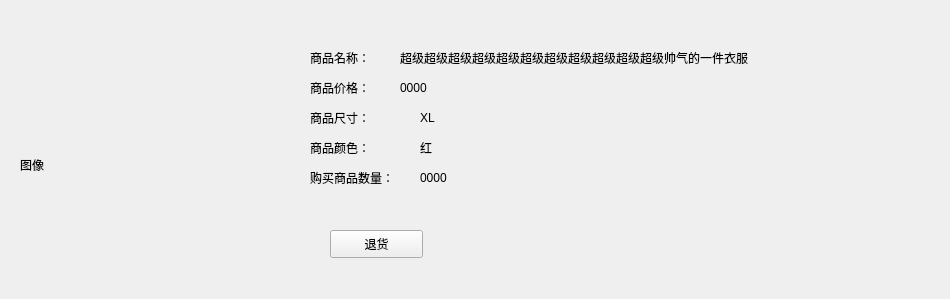
   <widget class="QWidget" name="pageAfterSaleClothOperator">
    <widget class="QLabel" name="label_58">
     <property name="geometry">
      <rect>
       <x>310</x>
       <y>50</y>
       <width>72</width>
       <height>15</height>
      </rect>
     </property>
     <property name="text">
      <string>商品名称：</string>
     </property>
    </widget>
    <widget class="QLabel" name="labelAfterSaleClothName">
     <property name="geometry">
      <rect>
       <x>400</x>
       <y>50</y>
       <width>541</width>
       <height>16</height>
      </rect>
     </property>
     <property name="text">
      <string>超级超级超级超级超级超级超级超级超级超级超级帅气的一件衣服</string>
     </property>
    </widget>
    <widget class="QLabel" name="label_60">
     <property name="geometry">
      <rect>
       <x>310</x>
       <y>80</y>
       <width>72</width>
       <height>15</height>
      </rect>
     </property>
     <property name="text">
      <string>商品价格：</string>
     </property>
    </widget>
    <widget class="QLabel" name="labelAfterSaleClothPrice">
     <property name="geometry">
      <rect>
       <x>400</x>
       <y>80</y>
       <width>72</width>
       <height>15</height>
      </rect>
     </property>
     <property name="text">
      <string>0000</string>
     </property>
    </widget>
    <widget class="QLabel" name="label_63">
     <property name="geometry">
      <rect>
       <x>310</x>
       <y>110</y>
       <width>72</width>
       <height>15</height>
      </rect>
     </property>
     <property name="text">
      <string>商品尺寸：</string>
     </property>
    </widget>
    <widget class="QLabel" name="label_64">
     <property name="geometry">
      <rect>
       <x>310</x>
       <y>140</y>
       <width>72</width>
       <height>15</height>
      </rect>
     </property>
     <property name="text">
      <string>商品颜色：</string>
     </property>
    </widget>
    <widget class="QLabel" name="label_65">
     <property name="geometry">
      <rect>
       <x>310</x>
       <y>170</y>
       <width>111</width>
       <height>16</height>
      </rect>
     </property>
     <property name="text">
      <string>购买商品数量：</string>
     </property>
    </widget>
    <widget class="QLabel" name="labelAfterSaleClothBuyNumber">
     <property name="geometry">
      <rect>
       <x>420</x>
       <y>170</y>
       <width>72</width>
       <height>15</height>
      </rect>
     </property>
     <property name="text">
      <string>0000</string>
     </property>
    </widget>
    <widget class="QLabel" name="labelAfterSaleClothColor">
     <property name="geometry">
      <rect>
       <x>420</x>
       <y>140</y>
       <width>72</width>
       <height>15</height>
      </rect>
     </property>
     <property name="text">
      <string>红</string>
     </property>
    </widget>
    <widget class="QLabel" name="labelAfterSaleClothSize">
     <property name="geometry">
      <rect>
       <x>420</x>
       <y>110</y>
       <width>72</width>
       <height>15</height>
      </rect>
     </property>
     <property name="text">
      <string>XL</string>
     </property>
    </widget>
    <widget class="QPushButton" name="pushButtonClothSalesReturn">
     <property name="geometry">
      <rect>
       <x>330</x>
       <y>230</y>
       <width>93</width>
       <height>28</height>
      </rect>
     </property>
     <property name="text">
      <string>退货</string>
     </property>
    </widget>
    <widget class="QLabel" name="labelAfterSaleClothImage">
     <property name="geometry">
      <rect>
       <x>20</x>
       <y>40</y>
       <width>250</width>
       <height>250</height>
      </rect>
     </property>
     <property name="text">
      <string>图像</string>
     </property>
    </widget>
   </widget>
